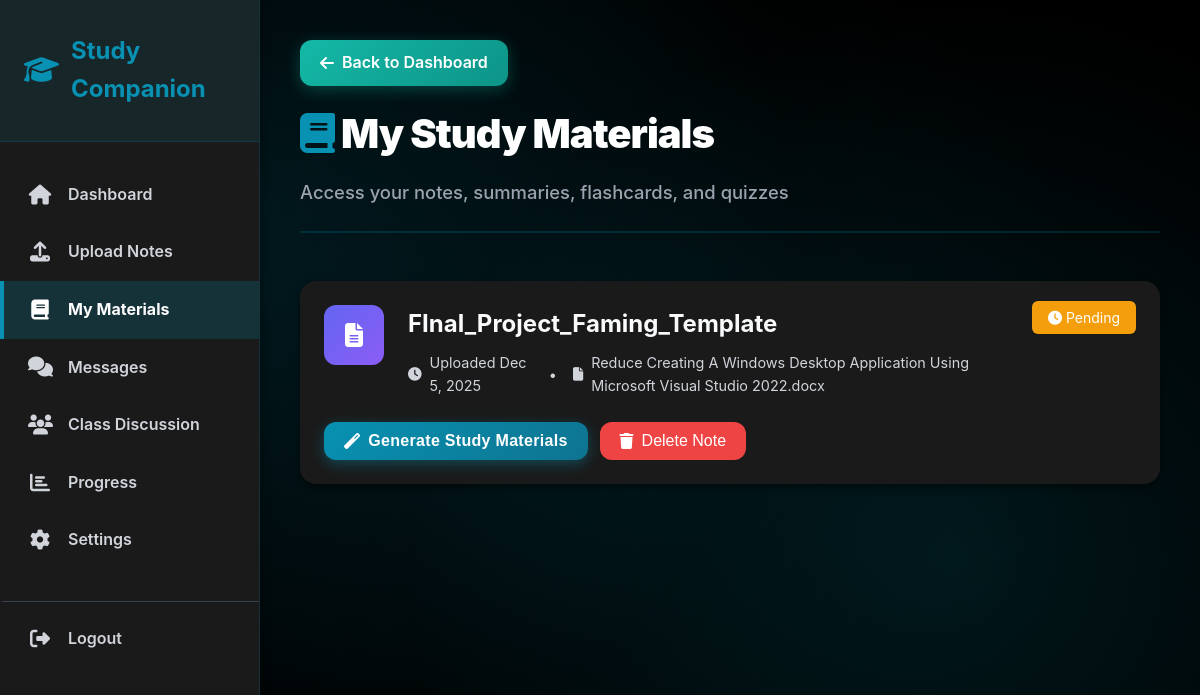
/dashboard/materials.php (signed in), run on the app's committed database.
### tables this page shows
CREATE TABLE `notes` (
  `note_id` int NOT NULL,
  `user_id` int NOT NULL,
  `title` varchar(200) NOT NULL,
  `original_filename` varchar(255) NOT NULL,
  `file_path` varchar(500) NOT NULL,
  `extracted_text` longtext,
  `upload_date` timestamp NOT NULL DEFAULT CURRENT_TIMESTAMP,
  `status` enum('processing','completed','failed') DEFAULT 'processing'
);

### config/database.php (called while the page is built, shortened)
<?php
class Database
{
    private $host;
    private $db_name;
    private $username;
    private $password;
    public function __construct()
    {
        $whitelist = ['127.0.0.1', '::1', 'localhost'];
        if (in_array($_SERVER['HTTP_HOST'] ?? 'localhost', $whitelist)) {
            $this->host = "localhost";
            $this->db_name = "study_companion";
            $this->username = "root";
            $this->password = "";
        } else {
            $this->host = "localhost";
            $this->db_name = "webtech_2025A_gertrude_akagbo";
            $this->username = "gertrude.akagbo";
            $this->password = "Amazing1122@";
        }
    }
    public function getConnection()
    {
        $this->conn = null;
        try {
            $this->conn = new PDO(
                "mysql:host=" . $this->host . ";dbname=" . $this->db_name,
                $this->username,
                $this->password
            );
            $this->conn->setAttribute(PDO::ATTR_ERRMODE, PDO::ERRMODE_EXCEPTION);
            $this->conn->setAttribute(PDO::ATTR_DEFAULT_FETCH_MODE, PDO::FETCH_ASSOC);
            $this->conn->setAttribute(PDO::ATTR_EMULATE_PREPARES, false);
            $this->conn->exec("SET time_zone = '+00:00'");
        } catch (PDOException $e) {
            error_log("Connection error: " . $e->getMessage());
            die("Database connection failed. Please try again later.");
        }
        return $this->conn;
    }
}
?>

### classes/Note.php (called while the page is built, shortened)
<?php
require_once __DIR__ . '/../config/database.php';
class Note
{
    private $conn;
    private $table = 'notes';
    public function __construct()
    {
        $database = new Database();
        $this->conn = $database->getConnection();
    }
    public function getAllByUser($userId, $limit = 50, $offset = 0)
    {
        $query = "SELECT * FROM " . $this->table . "
                  WHERE user_id = :user_id
                  ORDER BY upload_date DESC
                  LIMIT :limit OFFSET :offset";
        try {
            $stmt = $this->conn->prepare($query);
            $stmt->bindParam(':user_id', $userId, PDO::PARAM_INT);
            $stmt->bindParam(':limit', $limit, PDO::PARAM_INT);
            $stmt->bindParam(':offset', $offset, PDO::PARAM_INT);
            $stmt->execute();
            return $stmt->fetchAll();
        } catch (PDOException $e) {
            error_log("Get all notes error: " . $e->getMessage());
            return [];
        }
    }
}
?>

### includes/functions.php (called while the page is built, shortened)
<?php
function timeAgo($timestamp)
{
    $time = strtotime($timestamp);
    $diff = time() - $time;
    if ($diff < 60) {
        return 'just now';
    } elseif ($diff < 3600) {
        $mins = floor($diff / 60);
        return $mins . ' minute' . ($mins > 1 ? 's' : '') . ' ago';
    } elseif ($diff < 86400) {
        $hours = floor($diff / 3600);
        return $hours . ' hour' . ($hours > 1 ? 's' : '') . ' ago';
    } elseif ($diff < 604800) {
        $days = floor($diff / 86400);
        return $days . ' day' . ($days > 1 ? 's' : '') . ' ago';
    } else {
        return date('M j, Y', $time);
    }
}
?>

### dashboard/materials.php (the view, shortened to what this page needs)
<?php
require_once __DIR__ . '/../includes/functions.php';
require_once __DIR__ . '/../classes/Note.php';
$userId = $_SESSION['user_id'];
$noteObj = new Note();
$materialObj = new StudyMaterial();
$notes = $noteObj->getAllByUser($userId);
?>
<!DOCTYPE html>
<html lang="en">
<head>
    <link rel="stylesheet" href="https://cdnjs.cloudflare.com/ajax/libs/font-awesome/6.4.0/css/all.min.css">
    <link rel="stylesheet" href="../assets/css/style.css?v=<?php echo time(); ?>">
    <link rel="stylesheet" href="../assets/css/dashboard.css?v=<?php echo time(); ?>">
    <link rel="stylesheet" href="../assets/css/light-theme.css?v=<?php echo time(); ?>">
</head>
<body>
    <div class="dashboard-layout">
        <aside class="sidebar">
            <div class="sidebar-header">
                <h2><i class="fas fa-graduation-cap"></i> Study Companion</h2>
            </div>
            <nav class="sidebar-nav">
                <a href="index.php" class="nav-item">
                    <i class="fas fa-home"></i> Dashboard
                </a>
                <a href="upload.php" class="nav-item">
                    <i class="fas fa-upload"></i> Upload Notes
                </a>
                <a href="materials.php" class="nav-item active">
                    <i class="fas fa-book"></i> My Materials
                </a>
                <a href="messages.php" class="nav-item">
                    <i class="fas fa-comments"></i> Messages
                </a>
                <a href="discussions.php" class="nav-item">
                    <i class="fas fa-users"></i> Class Discussion
                </a>
                <a href="progress.php" class="nav-item">
                    <i class="fas fa-chart-bar"></i> Progress
                </a>
                <a href="settings.php" class="nav-item">
                    <i class="fas fa-cog"></i> Settings
                </a>
                <a href="../auth/logout.php" class="nav-item logout">
                    <i class="fas fa-sign-out-alt"></i> Logout
                </a>
            </nav>
        </aside>
        <main class="main-content">
            <header class="content-header">
                <div style="margin-bottom: 1rem;">
                    <a href="index.php" class="btn btn-secondary" style="text-decoration: none;">
                        <i class="fas fa-arrow-left"></i> Back to Dashboard
                    </a>
                </div>
                <h1><i class="fas fa-book"></i> My Study Materials</h1>
                <p>Access your notes, summaries, flashcards, and quizzes</p>
            </header>
            <?php if (empty($notes)): ?>
                <div class="empty-state">
                    <i class="fas fa-folder-open"></i>
                    <h2>No materials yet</h2>
                    <p>Upload your first note to get started with AI-powered study materials</p>
                    <a href="upload.php" class="btn btn-primary btn-lg">
                        <i class="fas fa-upload"></i> Upload Notes
                    </a>
                </div>
            <?php else: ?>
                <div class="materials-list">
                    <?php foreach ($notes as $note):
                        $materials = $materialObj->getAllByNote($note['note_id']);
                        $hasMaterials = !empty($materials);
                        $summaryMaterial = null;
                        $flashcardMaterial = null;
                        $quizMaterial = null;
                        ?>
                        <div class="card" style="margin-bottom: 1.5rem;">
                            <div style="display: flex; align-items: start; gap: 1.5rem; margin-bottom: 1.5rem;">
                                <div class="material-icon" style="width: 60px; height: 60px;">
                                    <i class="fas fa-file-alt"></i>
                                </div>
                                <div style="flex: 1;">
                                    <h2 style="margin: 0 0 0.5rem 0; font-size: 1.5rem;">
                                        <?php echo htmlspecialchars($note['title']); ?>
                                    </h2>
                                    <p class="material-meta">
                                        <i class="fas fa-clock"></i>
                                        Uploaded <?php echo timeAgo($note['upload_date']); ?>
                                        <span style="margin: 0 0.5rem;">•</span>
                                        <i class="fas fa-file"></i>
                                        <?php echo htmlspecialchars($note['original_filename']); ?>
                                    </p>
                                </div>
                                <div>
                                    <?php if ($hasMaterials): ?>
                                        <span class="badge"
                                            style="background: #10B981; color: white; padding: 0.5rem 1rem; border-radius: 6px; font-size: 0.875rem;">
                                            <i class="fas fa-check-circle"></i> Materials Ready
                                        </span>
                                    <?php else: ?>
                                        <span class="badge"
                                            style="background: #F59E0B; color: white; padding: 0.5rem 1rem; border-radius: 6px; font-size: 0.875rem;">
                                            <i class="fas fa-clock"></i> Pending
                                        </span>
                                    <?php endif; ?>
                                </div>
                            </div>
                            <?php if ($hasMaterials): ?>
                                <div style="display: grid; grid-template-columns: repeat(auto-fit, minmax(200px, 1fr)); gap: 1rem;">
                                    <?php if ($summaryMaterial): ?>
                                        <a href="summary.php?note_id=<?php echo $note['note_id']; ?>" class="action-btn"
                                            style="text-decoration: none;">
                                            <i class="fas fa-file-alt" style="color: #3B82F6;"></i>
                                            <span>View Summary</span>
                                        </a>
                                    <?php endif; ?>
                                    <?php if ($flashcardMaterial): ?>
                                        <a href="flashcards.php?note_id=<?php echo $note['note_id']; ?>" class="action-btn"
                                            style="text-decoration: none;">
                                            <i class="fas fa-layer-group" style="color: #10B981;"></i>
                                            <span>Study Flashcards</span>
                                        </a>
                                    <?php endif; ?>
                                    <?php if ($quizMaterial): ?>
                                        <a href="quiz.php?note_id=<?php echo $note['note_id']; ?>" class="action-btn"
                                            style="text-decoration: none;">
                                            <i class="fas fa-clipboard-check" style="color: #F59E0B;"></i>
                                            <span>Take Quiz</span>
                                        </a>
                                    <?php endif; ?>
                                </div>
                                <div style="margin-top: 1rem; display: flex; gap: 0.75rem; flex-wrap: wrap;">
                                    <button onclick="regenerateMaterials(<?php echo $note['note_id']; ?>)" class="btn btn-secondary"
                                        id="regenerateBtn<?php echo $note['note_id']; ?>">
                                        <i class="fas fa-sync-alt"></i> Regenerate All Materials
                                    </button>
                                    <button onclick="deleteNote(<?php echo $note['note_id']; ?>)" class="btn"
                                        style="background: #EF4444; color: white;">
                                        <i class="fas fa-trash"></i> Delete Note
                                    </button>
                                </div>
                            <?php else: ?>
                                <div style="display: flex; gap: 0.75rem; flex-wrap: wrap;">
                                    <button onclick="generateMaterials(<?php echo $note['note_id']; ?>)" class="btn btn-primary"
                                        id="generateBtn<?php echo $note['note_id']; ?>">
                                        <i class="fas fa-magic"></i> Generate Study Materials
                                    </button>
                                    <button onclick="deleteNote(<?php echo $note['note_id']; ?>)" class="btn"
                                        style="background: #EF4444; color: white;">
                                        <i class="fas fa-trash"></i> Delete Note
                                    </button>
                                </div>
                            <?php endif; ?>
                        </div>
                    <?php endforeach; ?>
                </div>
            <?php endif; ?>
        </main>
    </div>
</body>
</html>

### assets/css/style.css (style rules this page uses)
:root { --primary-color: #0891B2; --primary-dark: #0E7490; --primary-light: #06B6D4; --secondary-color: #14B8A6; --secondary-dark: #0D9488; --accent-color: #22D3EE; --accent-dark: #06B6D4; --bg-color: #000000; --bg-secondary: #1A1A1A; --bg-gradient: linear-gradient(135deg, #000000 0%, #1A1A1A 100%); --text-primary: #F9FAFB; --text-secondary: #D1D5DB; --text-light: #9CA3AF; --border-color: #374151; --border-accent: #0891B2; --error-color: #EF4444; --success-color: #10B981; --warning-color: #F59E0B; --info-color: #3B82F6; --shadow-sm: 0 1px 3px rgba(0, 0, 0, 0.3); --shadow-md: 0 4px 6px rgba(0, 0, 0, 0.4); --shadow-lg: 0 10px 15px rgba(0, 0, 0, 0.5); --shadow-colored: 0 4px 14px rgba(8, 145, 178, 0.4); --radius-sm: 0.5rem; --radius-md: 0.75rem; --radius-lg: 1rem; --transition: all 0.3s cubic-bezier(0.4, 0, 0.2, 1); }
* { margin: 0; padding: 0; box-sizing: border-box; }
body { font-family: 'Inter', system-ui, -apple-system, sans-serif; font-size: 16px; line-height: 1.6; color: var(--text-primary); background: var(--bg-gradient); background-attachment: fixed; }
a { color: var(--primary-color); text-decoration: none; transition: var(--transition); }
.btn { display: inline-flex; align-items: center; gap: 0.5rem; padding: 0.625rem 1.25rem; font-size: 1rem; font-weight: 500; text-align: center; border: none; border-radius: var(--radius-md); cursor: pointer; transition: var(--transition); text-decoration: none; }
.btn-primary { background: linear-gradient(135deg, var(--primary-color) 0%, var(--primary-dark) 100%); color: white; box-shadow: var(--shadow-colored); font-weight: 600; letter-spacing: 0.3px; }
.btn-secondary { background: linear-gradient(135deg, var(--secondary-color) 0%, var(--secondary-dark) 100%); color: white; box-shadow: 0 4px 16px rgba(20, 184, 166, 0.3); font-weight: 600; }
.card { background-color: var(--bg-secondary); border-radius: var(--radius-lg); box-shadow: var(--shadow-md); padding: 1.5rem; margin-bottom: 1.5rem; }

### data on the page
notes: title "FInal_Project_Faming_Template", upload_date "Dec 5, 2025", original_filename "Reduce Creating A Windows Desktop Application Using Microsoft Visual Studio 2022.docx"
